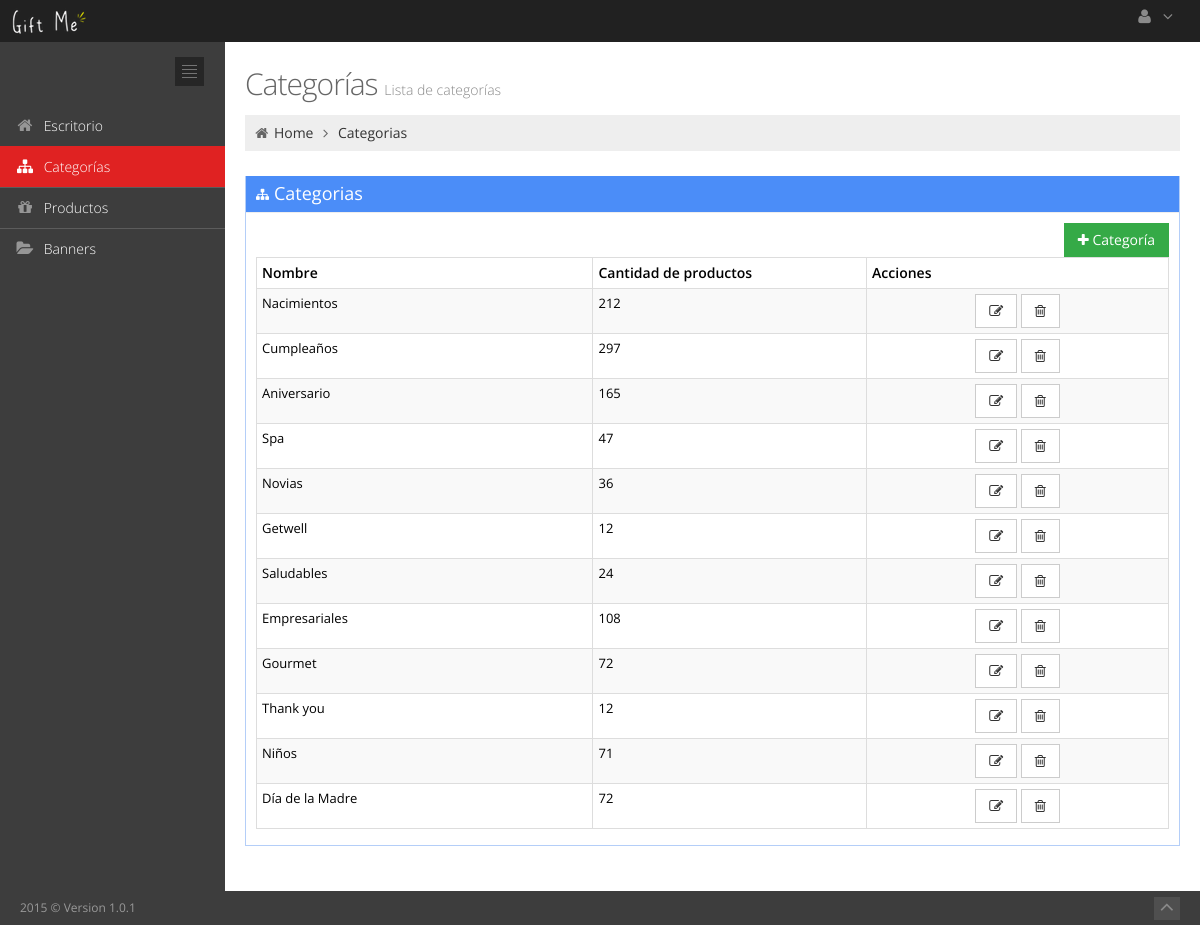
The page /admin/categorias/index.php on the database its author committed.
### tables this page shows
CREATE TABLE `categoria` (
  `id` int(11) NOT NULL,
  `nombre` varchar(64) NOT NULL
);

### admin/categorias/index.php (called while the page is built, shortened)
<?php
require_once INC_ROOT.'/includes/template.php';
?>

### admin/classes/DB.php (called while the page is built, shortened)
 <?php
class DB{
	 private static $_instance = null;
	 private $_pdo,
	 		 $_query,
	 		 $_error = false,
	 		 $_results,
	 		 $_count = 0;
	 private function __construct(){
		 try {
			 $this->_pdo = new PDO('mysql:host='. Config::get('mysql/host').';dbname='. Config::get('mysql/db'), Config::get('mysql/username'), Config::get('mysql/password'));
		 } catch(PDOException $e){
			 die($e->getMessage());
		 }
	 }
	 public static function getInstance() {
		 if(!isset(self::$_instance)){
			 self::$_instance = new DB();
		 }
		 return self::$_instance;
	 }
	 public function query($sql, $params = array()){
		 $this->_error = false;
		 if($this->_query = $this->_pdo->prepare($sql)){
		 	$x = 1;
			if(count($params)){
				 foreach($params as $param){
					 $this->_query->bindValue($x,$param);
					 $x++;
				 }
			}
			if($this->_query->execute()){
			 	$this->_results =$this->_query->fetchAll(PDO::FETCH_OBJ);
			 	$this->_count = $this->_query->rowCount();
			}else{
				 $this->_error = true;
			}
		 }
		 return $this;
	 }
	 public function action($action, $table, $where = array())
		{
			if(count($where) === 3)
			{
				$operators = array('=', '>', '<', '>=', '<=');
				$field 		= $where[0];
				$operator 	= $where[1];
				$value 		= $where[2];
				if(in_array($operator, $operators))
				{
					$sql = "{$action} FROM {$table} WHERE {$field} {$operator} ?";
					if(!$this->query($sql, array($value))->error())
					{
						return $this;
					}
				}
			}
			return false;
		}
	public function get($table, $where)
		{
			if(!isset($where))
			{
				return $this->action('SELECT *', $table);
			}
			else
			{
				return $this->action('SELECT *', $table, $where);
			}
        }
	 public function results(){
		 return $this->_results;
	 }
	public function first(){
    	$results = $this->results();
		return $results[0];
	}
	 public function count(){
		 return $this->_count;
	 }
	 public function error(){
		 return $this->_error;
	 }
 }

### admin/classes/Config.php (called while the page is built)
<?php
class Config{
	public static function get($path=null){
		if($path){
			$config = $GLOBALS['config'];
			$path = explode('/', $path);
			foreach($path as $bit){
				if(isset($config[$bit])){
					$config = $config[$bit];
				}
			}
			return $config;
		}
		return false;
	}
}

### admin/classes/Categoria.php (called while the page is built, shortened)
<?php
class Categoria{
	private $_db,
			$_data;
	public function __construct($id=null)
	{
		$this->_db = DB::getInstance();
		if($id){
			$this->find($id);
		}
	}
	public function find($categoria=null)
	{
		if($categoria){
			$data = $this->_db->get('categoria',array('id','=', $categoria));
			if($data->count()){
				$this->_data = $data->first();
				return true;
			}
		}
	}
	public function data()
	{
		return $this->_data;
	}
	public function obtenerProductosCategoriaOn(){
		return $this->_db->query('SELECT DISTINCT pc.*,p.id FROM prod_cat pc, producto p WHERE pc.categoria = '.$this->data()->id.' AND p.estado = "on" AND  p.id=pc.producto')->results();
	}
	public function obtenerProductosCategoriaOff(){
		return $this->_db->query('SELECT DISTINCT pc.*,p.id FROM prod_cat pc, producto p WHERE pc.categoria = '.$this->data()->id.' AND p.estado = "off"')->results();
	}
}

### admin/categorias/main.php (the view, shortened to what this page needs)
<?php
$categorias = DB::getInstance()->get('categoria',array('1','=','1'))->results();
?>
<div class="page-content-wrapper">
	<div class="page-content">
		<?php require_once(INC_ROOT.'/includes/page-header.php');	 ?>
		<div class="row">
			<div class="col-md-12">
					<div class="portlet box blue">
						<div class="portlet-title">
							<div class="caption">
								<i class="fa fa-sitemap"></i>Categorias
							</div>
						</div>
						<div class="portlet-body">
							<div class="table-toolbar">
								<div class="btn-group pull-right">
									<button id="btnAgregarGasto" class="btn green" onclick="window.location.href='index.php?action=nuevo'">
										<i class="fa fa-plus"></i> Categoría
									</button>
								</div>
							</div>
							<table class="table table-bordered table-striped table-condensed flip-content display" id="tabla_categorias">
							<thead>
							<tr>
								<th>
									 Nombre
								</th>
								<th>
									 Cantidad de productos
								</th>
								<th>
									 Acciones
								</th>
							</tr>
							</thead>
							<tbody>
							<?php if($categorias): ?>
							<?php foreach($categorias as $cat): ?>
							<?php $categoria = new Categoria($cat->id);?>
							<tr>
								<td>
									<?php echo $categoria->data()->nombre ?>
								</td>
								<td width="30%">
									<?php
									$cant1=sizeof($categoria->obtenerProductosCategoriaOn());
									$cant2=sizeof($categoria->obtenerProductosCategoriaOff());
									echo $cant1+$cant2;
									?>
								</td>
								<td align="center">
									<a class = "btn btn-default" href='index.php?action=modificar&id=<?php echo $categoria->data()->id ?>'><i class="fa fa-edit"></i></a>
									<button type='button' class = "btn btn-default" onclick ="eliminarCategoria(<?php echo $categoria->data()->id ?>)" id ="eliminarCategoria"><i class="fa fa-trash-o"></i>
								</td>
							</tr>
							<?php endforeach; ?>
							<?php endif; ?>
							</tbody>
							</table>
					</div>
				</div>
		</div>
	</div>
</div>

### admin/assets/css/style-metronic.css (style rules this page uses)
.btn { border-width: 0; padding: 7px 14px; font-size: 14px; outline: none !important; -webkit-box-shadow: none !important; -moz-box-shadow: none !important; box-shadow: none !important; -webkit-border-radius: 0 !important; -moz-border-radius: 0 !important; border-radius: 0 !important; text-shadow: none; }
.btn-default { border-width: 1px; padding: 6px 13px; }
.btn.green { color: white; text-shadow: none; background-color: #35aa47; }
.btn > i { font-size: 14px; }
.table thead > tr > th { border-bottom: 0; }

### admin/assets/css/style-responsive.css (style rules this page uses)
@media (min-width: 992px) { .page-content-wrapper { float: left; width: 100%; } }
@media (min-width: 992px) { .page-content { margin-left: 225px; margin-top: 0px; min-height: 600px; padding: 25px 20px 20px 20px; } }

### admin/assets/css/themes/default.css (style rules this page uses)
body { background-color: #3d3d3d !important; }

### admin/assets/css/print.css (style rules this page uses)
body { background-color: #fff !important; }
.page-content { min-height: auto !important; padding: 0px 20px 20px !important; margin: 0 !important; }

### rows shown on the page
categoria: nombre "Nacimientos", cant2 "212"
categoria: nombre "Cumpleaños", cant2 "297"
categoria: nombre "Aniversario", cant2 "165"
categoria: nombre "Spa", cant2 "47"
categoria: nombre "Novias", cant2 "36"
categoria: nombre "Getwell", cant2 "12"
categoria: nombre "Saludables", cant2 "24"
categoria: nombre "Empresariales", cant2 "108"
categoria: nombre "Gourmet", cant2 "72"
categoria: nombre "Thank you", cant2 "12"
categoria: nombre "Niños", cant2 "71"
categoria: nombre "Día de la Madre", cant2 "72"

### other values the page prints
$content[1] "Categorías"
$content[2] "Lista de categorías"
$breadcrumb "Categorias"
